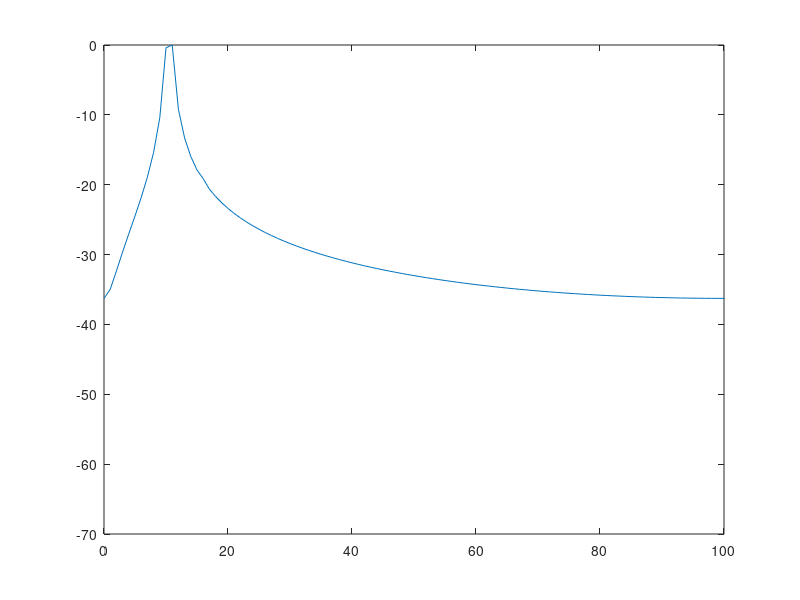

Write MATLAB code to recreate this figure. (Note: this script raises an error after producing the figure.)
clc
clear
f1 = 10.5/200;
f2 = 16/200;
Fs = 1000;
t = 0:1:199;
signal = cos(2*pi*f1*t) + 0.01*cos(2*pi*f2*t);
fft_signal = abs(fft(signal));
signaldB = mag2db(fft_signal);
maxdB = max(signaldB);
signaldB = signaldB - maxdB;
                                       
sig_length=length(signaldB);                    % Define length of sigdB
x = signaldB (1:sig_length);                    % Define x
length_x = length(x);

figure(1)
plot(0:length_x-1, signaldB);
xlim([0 length_x/2])
ylim([-70 0])
pause

figure(2)
kbwindow = (kbdwin(200));
plot(kbwindow);
pause

kb_fft = abs(fft(kbwindow));
kb_fft_dB = mag2db(kb_fft);
kb_maxdB = max(kb_fft_dB);
kb_fft_dB = kb_fft_dB - kb_maxdB;

kb_length=length(kb_fft_dB);                    % Define length of sigdB
x_kb = kb_fft_dB (1:kb_length);                 % Define x
length_xkb = length(x_kb);
figure(3)
plot(0:length_xkb-1, kb_fft_dB);
xlim([0 length_xkb/2])
ylim([-70 0])